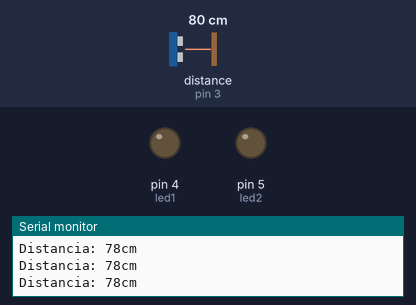
Simulated run of this sketch. Board: Arduino Uno, built with avr-gcc and run on an emulated ATmega328P. Shown: output pins drawn as LEDs (lit = HIGH), the last lines printed to the serial monitor. Wiring (inferred from the names in the program): ultrasonic range finder: trigger pin 2; echo pin 3. Dashed ring = blinking. The inputs (shaded band) are chosen by the test bench; at power-on: distance to the obstacle (sensor on pin 3) 80 cm. The echo pulse lasts 58.3 µs per cm; pins used as bus, display or sensor lines are not drawn.

Above: at 1.2 s.
1.3 s: distance to the obstacle (sensor on pin 3) set to 12 cm
2.8 s: distance to the obstacle (sensor on pin 3) set to 9 cm
At 2.99 s:
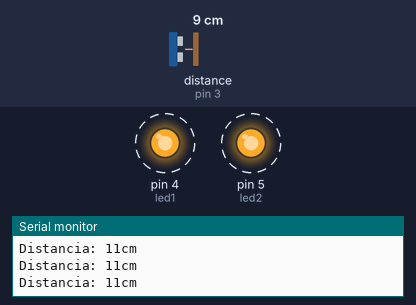
5.8 s: distance to the obstacle (sensor on pin 3) set to 18 cm
At 6.3 s:
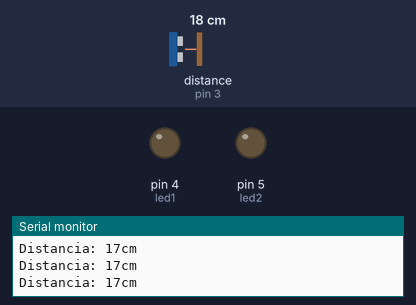
7.3 s: distance to the obstacle (sensor on pin 3) set to 2 cm
At 7.42 s:
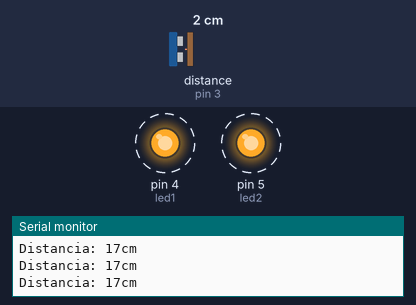
Timing chart, 0 to 11.3 s (numbered marks = the images above; inputs shaded):
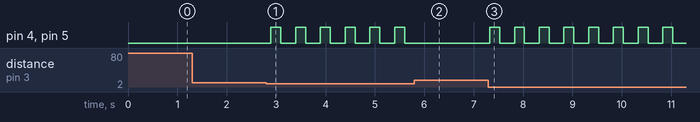

The sketch:

Practica08.ino
```cpp
const int Trigger = 2;   //Pin digital 2 para el Trigger del sensor
const int Echo = 3;   //Pin digital 3 para el echo del sensor
int led1 = 4;
int led2 = 5;

void setup() {
  Serial.begin(9600);//iniciailzamos la comunicación
  pinMode(Trigger, OUTPUT); //pin como salida
  pinMode(Echo, INPUT);  //pin como entrada
  digitalWrite(Trigger, LOW);//Inicializamos el pin con 0
  pinMode(led1, OUTPUT);
  pinMode(led2, OUTPUT);
}

void loop(){
  long t; //timepo que demora en llegar el eco
  long d; //distancia en centimetros

  digitalWrite(Trigger, HIGH);
  delayMicroseconds(10);          //Enviamos un pulso de 10us
  digitalWrite(Trigger, LOW);

  t = pulseIn(Echo, HIGH); //obtenemos el ancho del pulso
  d = t/59;             //escalamos el tiempo a una distancia en cm

  if(d < 10){
    digitalWrite(led1, HIGH);
    digitalWrite(led2, HIGH);
    delay(200);
    digitalWrite(led1, LOW);
    digitalWrite(led2, LOW);
    delay(200);
  }

  if(d > 10){
    digitalWrite(led1, LOW);
    digitalWrite(led2, LOW);
  }

  Serial.print("Distancia: ");
  Serial.print(d);      //Enviamos serialmente el valor de la distancia
  Serial.print("cm");
  Serial.println();
  delay(100);          //Hacemos una pausa de 100ms
}
```

Measured:
- the behaviour switches between 11 and 10 cm on distance to the obstacle (sensor on pin 3) (found by bisection; images 0 and 1)
- after the input at 2.8 s, pin 4 (led1), pin 5 (led2): alternates HIGH for 0.20 s and LOW for 0.30 s, starting after 0.09 s
- after the input at 5.8 s, pin 4 (led1), pin 5 (led2): stops changing and stays LOW
- after the input at 7.3 s, pin 4 (led1), pin 5 (led2): alternates HIGH for 0.20 s and LOW for 0.30 s, starting at once
